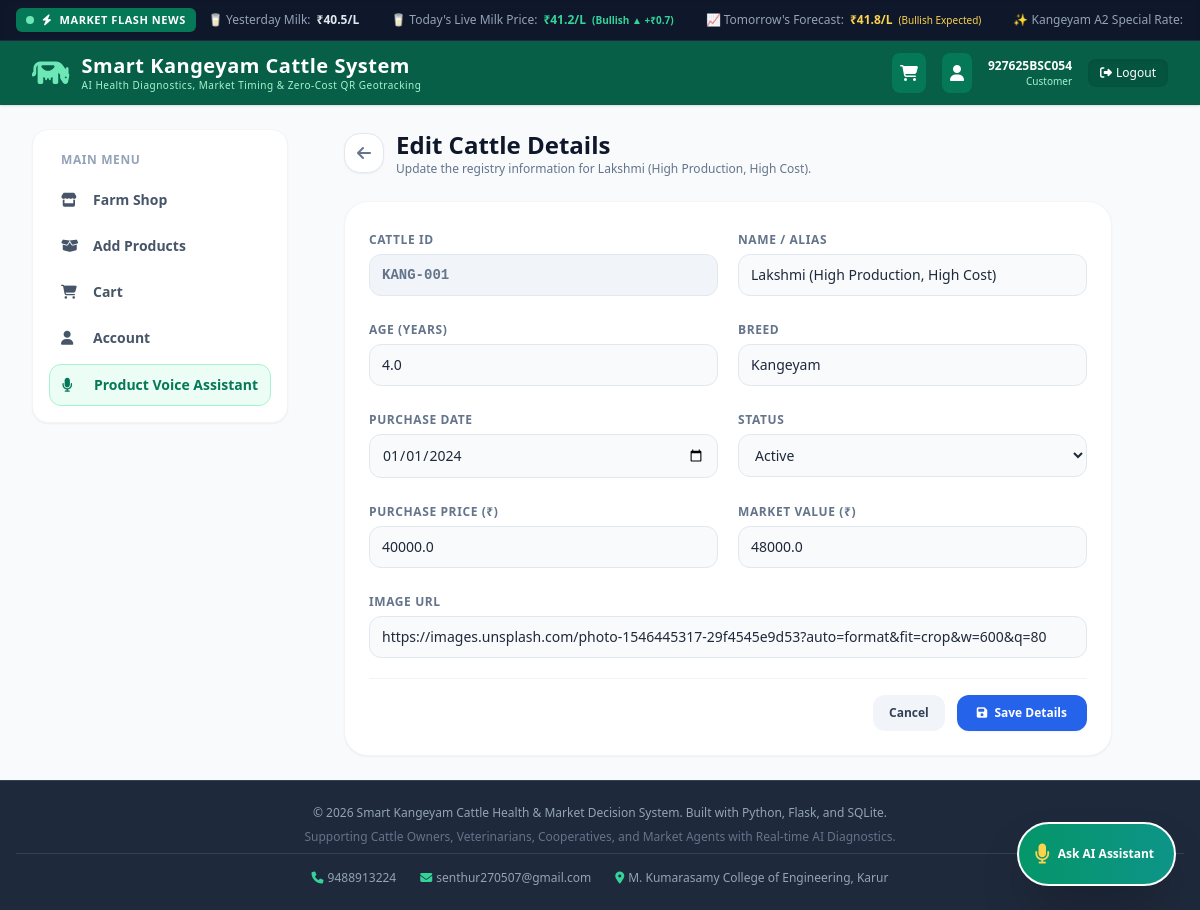
/cattle/KANG-001/edit (signed in), run on the app's committed database.
### tables this page shows
CREATE TABLE cattle (
        id TEXT PRIMARY KEY,
        name TEXT NOT NULL,
        age REAL NOT NULL,
        breed TEXT NOT NULL,
        purchase_date TEXT,
        purchase_price REAL,
        current_market_value REAL,
        status TEXT DEFAULT 'Active',
        created_at TIMESTAMP DEFAULT CURRENT_TIMESTAMP
    , image_url TEXT);

### app.py (the view, shortened to what this page needs)
@app.route('/cattle/<id>/edit', methods=['GET', 'POST'])
def edit_cattle(id):
    if not is_logged_in():
        return redirect(url_for('login'))
    conn = get_db_connection()
    cattle = conn.execute("SELECT * FROM cattle WHERE id = ?", (id,)).fetchone()
    if not cattle:
        conn.close()
        flash("Cattle profile not found.", "danger")
        return redirect(url_for('cattle_list'))
    conn.close()
    return render_template('cattle_edit.html', cattle=cattle)

### app.py (called while the page is built, shortened)
def is_logged_in():
    return 'user_id' in session

def get_realtime_weather_risk():
    global _weather_cache
    now_ts = datetime.now().timestamp()
    if _weather_cache["data"] and (now_ts - _weather_cache["timestamp"] < 600):
        return _weather_cache["data"]

@app.context_processor
def inject_global_data():
    ticker = get_milk_market_data()
    _, all_alerts = get_categorized_alerts()
    weather = get_realtime_weather_risk()
    return {
        "ticker": ticker,
        "global_ticker": ticker,
        "global_alert_count": len(all_alerts),
        "weather": weather,
        "global_weather": weather
    }

### database.py (called while the page is built)
def get_db_connection():
    conn = sqlite3.connect(DATABASE_PATH)
    conn.row_factory = sqlite3.Row
    return conn

### templates/cattle_edit.html
{% extends "base.html" %}
{% block content %}
<div class="max-w-3xl mx-auto space-y-6">
    <div class="flex items-center space-x-3">
        <a href="{{ url_for('cattle_detail', id=cattle.id) }}" class="w-10 h-10 rounded-2xl bg-white border border-slate-200 flex items-center justify-center text-slate-500 hover:text-emerald-700 transition shadow-sm" title="Back to diagnostic profile">
            <i class="fa-solid fa-arrow-left"></i>
        </a>
        <div>
            <h1 class="text-2xl font-extrabold text-slate-900">Edit Cattle Details</h1>
            <p class="text-xs text-slate-500">Update the registry information for {{ cattle.name }}.</p>
        </div>
    </div>
    <form action="{{ url_for('edit_cattle', id=cattle.id) }}" method="POST" class="bg-white p-6 rounded-3xl shadow-sm border border-slate-100 grid grid-cols-1 md:grid-cols-2 gap-5">
        <div>
            <label class="text-xs font-bold text-slate-500 uppercase tracking-wider">Cattle ID</label>
            <input value="{{ cattle.id }}" readonly class="w-full mt-1 bg-slate-100 border border-slate-200 rounded-xl py-2.5 px-3 text-sm font-mono font-bold text-slate-500 cursor-not-allowed">
        </div>
        <div>
            <label for="name" class="text-xs font-bold text-slate-500 uppercase tracking-wider">Name / Alias</label>
            <input id="name" name="name" value="{{ cattle.name }}" required class="w-full mt-1 bg-slate-50 border border-slate-200 rounded-xl py-2.5 px-3 text-sm">
        </div>
        <div>
            <label for="age" class="text-xs font-bold text-slate-500 uppercase tracking-wider">Age (Years)</label>
            <input id="age" name="age" type="number" step="0.1" min="0" value="{{ cattle.age }}" required class="w-full mt-1 bg-slate-50 border border-slate-200 rounded-xl py-2.5 px-3 text-sm">
        </div>
        <div>
            <label for="breed" class="text-xs font-bold text-slate-500 uppercase tracking-wider">Breed</label>
            <input id="breed" name="breed" value="{{ cattle.breed }}" required class="w-full mt-1 bg-slate-50 border border-slate-200 rounded-xl py-2.5 px-3 text-sm">
        </div>
        <div>
            <label for="purchase_date" class="text-xs font-bold text-slate-500 uppercase tracking-wider">Purchase Date</label>
            <input id="purchase_date" name="purchase_date" type="date" value="{{ cattle.purchase_date or '' }}" class="w-full mt-1 bg-slate-50 border border-slate-200 rounded-xl py-2.5 px-3 text-sm">
        </div>
        <div>
            <label for="status" class="text-xs font-bold text-slate-500 uppercase tracking-wider">Status</label>
            <select id="status" name="status" class="w-full mt-1 bg-slate-50 border border-slate-200 rounded-xl py-2.5 px-3 text-sm">
                {% for option in ['Active', 'Under Treatment', 'Sold', 'Inactive'] %}
                <option value="{{ option }}" {% if cattle.status == option %}selected{% endif %}>{{ option }}</option>
                {% endfor %}
            </select>
        </div>
        <div>
            <label for="purchase_price" class="text-xs font-bold text-slate-500 uppercase tracking-wider">Purchase Price (₹)</label>
            <input id="purchase_price" name="purchase_price" type="number" step="1" min="0" value="{{ cattle.purchase_price or 0 }}" class="w-full mt-1 bg-slate-50 border border-slate-200 rounded-xl py-2.5 px-3 text-sm">
        </div>
        <div>
            <label for="market_value" class="text-xs font-bold text-slate-500 uppercase tracking-wider">Market Value (₹)</label>
            <input id="market_value" name="market_value" type="number" step="1" min="0" value="{{ cattle.current_market_value or 0 }}" class="w-full mt-1 bg-slate-50 border border-slate-200 rounded-xl py-2.5 px-3 text-sm">
        </div>
        <div class="md:col-span-2">
            <label for="image_url" class="text-xs font-bold text-slate-500 uppercase tracking-wider">Image URL</label>
            <input id="image_url" name="image_url" type="url" value="{{ cattle.image_url or '' }}" class="w-full mt-1 bg-slate-50 border border-slate-200 rounded-xl py-2.5 px-3 text-sm">
        </div>
        <div class="md:col-span-2 flex justify-end space-x-3 pt-4 border-t border-slate-100">
            <a href="{{ url_for('cattle_detail', id=cattle.id) }}" class="bg-slate-100 hover:bg-slate-200 text-slate-700 px-4 py-2.5 rounded-xl text-xs font-bold transition">Cancel</a>
            <button type="submit" class="bg-blue-600 hover:bg-blue-700 text-white px-5 py-2.5 rounded-xl text-xs font-bold transition shadow-sm">
                <i class="fa-solid fa-floppy-disk mr-1"></i> Save Details
            </button>
        </div>
    </form>
</div>
{% endblock %}

### data on the page
cattle: name "Lakshmi (High Production, High Cost)", id "KANG-001", age "4.0", breed "Kangeyam", purchase_date "01/01/2024", status "Active", purchase_price "40000.0", market_value "48000.0", image_url "https://images.unsplash.com/photo-1546445317-29f4545e9d53?auto=format&fit=crop&w=600&q=80"

### other printed values
{{ global_ticker.yesterday }} "40.5"
{{ global_ticker.today }} "41.2"
{{ global_ticker.trend }} "Bullish ▲"
{{ global_ticker.diff }} "0.7"
{{ global_ticker.tomorrow }} "41.8"
{{ session.get('username').upper() }} "927625BSC054"
{{ session.get('role') }} "Customer"
